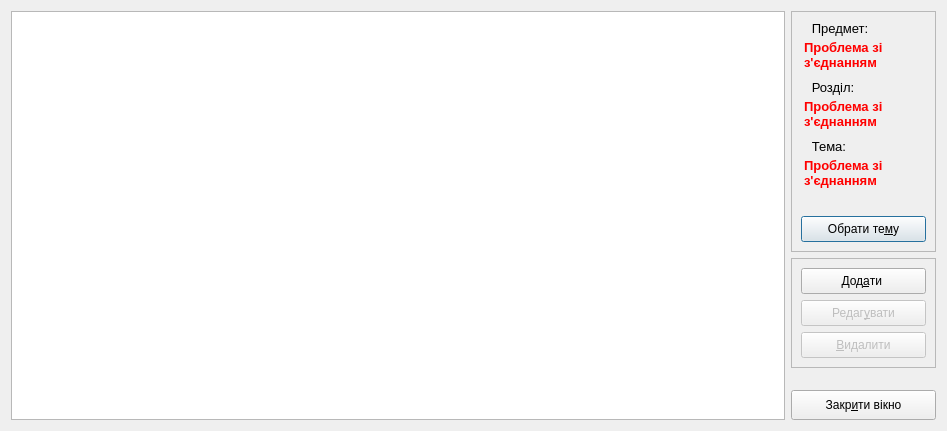
<?xml version="1.0" encoding="UTF-8"?>
<ui version="4.0">
 <class>Questions</class>
 <widget class="QDialog" name="Questions">
  <property name="geometry">
   <rect>
    <x>0</x>
    <y>0</y>
    <width>947</width>
    <height>431</height>
   </rect>
  </property>
  <property name="minimumSize">
   <size>
    <width>850</width>
    <height>0</height>
   </size>
  </property>
  <property name="windowTitle">
   <string>Перелік питань</string>
  </property>
  <layout class="QGridLayout" name="gridLayout_3">
   <item row="0" column="0">
    <widget class="QTableWidget" name="tableWidget">
     <property name="cursor" stdset="0">
      <cursorShape>PointingHandCursor</cursorShape>
     </property>
     <property name="frameShape">
      <enum>QFrame::StyledPanel</enum>
     </property>
     <property name="lineWidth">
      <number>1</number>
     </property>
     <property name="editTriggers">
      <set>QAbstractItemView::NoEditTriggers</set>
     </property>
     <property name="alternatingRowColors">
      <bool>true</bool>
     </property>
     <property name="selectionMode">
      <enum>QAbstractItemView::ExtendedSelection</enum>
     </property>
     <property name="selectionBehavior">
      <enum>QAbstractItemView::SelectRows</enum>
     </property>
     <property name="showGrid">
      <bool>true</bool>
     </property>
     <property name="gridStyle">
      <enum>Qt::SolidLine</enum>
     </property>
     <property name="rowCount">
      <number>0</number>
     </property>
     <property name="columnCount">
      <number>0</number>
     </property>
     <attribute name="horizontalHeaderCascadingSectionResizes">
      <bool>true</bool>
     </attribute>
     <attribute name="horizontalHeaderHighlightSections">
      <bool>true</bool>
     </attribute>
     <attribute name="horizontalHeaderMinimumSectionSize">
      <number>40</number>
     </attribute>
     <attribute name="horizontalHeaderShowSortIndicator" stdset="0">
      <bool>false</bool>
     </attribute>
     <attribute name="horizontalHeaderStretchLastSection">
      <bool>false</bool>
     </attribute>
     <attribute name="verticalHeaderCascadingSectionResizes">
      <bool>true</bool>
     </attribute>
     <attribute name="verticalHeaderHighlightSections">
      <bool>true</bool>
     </attribute>
    </widget>
   </item>
   <item row="0" column="1">
    <layout class="QVBoxLayout" name="verticalLayout" stretch="1,0,0,0">
     <item>
      <widget class="QFrame" name="frame">
       <property name="sizePolicy">
        <sizepolicy hsizetype="Fixed" vsizetype="Fixed">
         <horstretch>0</horstretch>
         <verstretch>0</verstretch>
        </sizepolicy>
       </property>
       <property name="frameShape">
        <enum>QFrame::StyledPanel</enum>
       </property>
       <property name="frameShadow">
        <enum>QFrame::Sunken</enum>
       </property>
       <property name="lineWidth">
        <number>3</number>
       </property>
       <layout class="QGridLayout" name="gridLayout">
        <property name="topMargin">
         <number>9</number>
        </property>
        <property name="verticalSpacing">
         <number>4</number>
        </property>
        <item row="5" column="0">
         <widget class="QLabel" name="lblTheme">
          <property name="sizePolicy">
           <sizepolicy hsizetype="Fixed" vsizetype="Fixed">
            <horstretch>0</horstretch>
            <verstretch>0</verstretch>
           </sizepolicy>
          </property>
          <property name="minimumSize">
           <size>
            <width>125</width>
            <height>0</height>
           </size>
          </property>
          <property name="maximumSize">
           <size>
            <width>110</width>
            <height>16777215</height>
           </size>
          </property>
          <property name="font">
           <font>
            <pointsize>10</pointsize>
            <weight>75</weight>
            <bold>true</bold>
           </font>
          </property>
          <property name="styleSheet">
           <string notr="true">margin-bottom: 6; color: red;</string>
          </property>
          <property name="text">
           <string>Проблема зі з'єднанням</string>
          </property>
          <property name="wordWrap">
           <bool>true</bool>
          </property>
          <property name="textInteractionFlags">
           <set>Qt::TextEditable</set>
          </property>
         </widget>
        </item>
        <item row="4" column="0">
         <widget class="QLabel" name="label_6">
          <property name="sizePolicy">
           <sizepolicy hsizetype="Fixed" vsizetype="Fixed">
            <horstretch>0</horstretch>
            <verstretch>0</verstretch>
           </sizepolicy>
          </property>
          <property name="minimumSize">
           <size>
            <width>110</width>
            <height>0</height>
           </size>
          </property>
          <property name="maximumSize">
           <size>
            <width>110</width>
            <height>16777215</height>
           </size>
          </property>
          <property name="font">
           <font>
            <pointsize>10</pointsize>
           </font>
          </property>
          <property name="text">
           <string>   Тема:</string>
          </property>
          <property name="alignment">
           <set>Qt::AlignJustify|Qt::AlignVCenter</set>
          </property>
         </widget>
        </item>
        <item row="3" column="0">
         <widget class="QLabel" name="lblSection">
          <property name="sizePolicy">
           <sizepolicy hsizetype="Fixed" vsizetype="Fixed">
            <horstretch>0</horstretch>
            <verstretch>0</verstretch>
           </sizepolicy>
          </property>
          <property name="minimumSize">
           <size>
            <width>125</width>
            <height>0</height>
           </size>
          </property>
          <property name="maximumSize">
           <size>
            <width>110</width>
            <height>16777215</height>
           </size>
          </property>
          <property name="font">
           <font>
            <pointsize>10</pointsize>
            <weight>75</weight>
            <bold>true</bold>
           </font>
          </property>
          <property name="styleSheet">
           <string notr="true">margin-bottom: 6; color: red;</string>
          </property>
          <property name="text">
           <string>Проблема зі з'єднанням</string>
          </property>
          <property name="wordWrap">
           <bool>true</bool>
          </property>
         </widget>
        </item>
        <item row="2" column="0">
         <widget class="QLabel" name="label_3">
          <property name="sizePolicy">
           <sizepolicy hsizetype="Fixed" vsizetype="Fixed">
            <horstretch>0</horstretch>
            <verstretch>0</verstretch>
           </sizepolicy>
          </property>
          <property name="minimumSize">
           <size>
            <width>110</width>
            <height>0</height>
           </size>
          </property>
          <property name="maximumSize">
           <size>
            <width>110</width>
            <height>16777215</height>
           </size>
          </property>
          <property name="font">
           <font>
            <pointsize>10</pointsize>
           </font>
          </property>
          <property name="text">
           <string>   Розділ:</string>
          </property>
          <property name="alignment">
           <set>Qt::AlignJustify|Qt::AlignVCenter</set>
          </property>
         </widget>
        </item>
        <item row="1" column="0">
         <widget class="QLabel" name="lblSubject">
          <property name="sizePolicy">
           <sizepolicy hsizetype="Fixed" vsizetype="Fixed">
            <horstretch>0</horstretch>
            <verstretch>0</verstretch>
           </sizepolicy>
          </property>
          <property name="minimumSize">
           <size>
            <width>125</width>
            <height>0</height>
           </size>
          </property>
          <property name="maximumSize">
           <size>
            <width>110</width>
            <height>16777215</height>
           </size>
          </property>
          <property name="font">
           <font>
            <pointsize>10</pointsize>
            <weight>75</weight>
            <bold>true</bold>
           </font>
          </property>
          <property name="styleSheet">
           <string notr="true">margin-bottom: 6; color: red;</string>
          </property>
          <property name="text">
           <string>Проблема зі з'єднанням</string>
          </property>
          <property name="wordWrap">
           <bool>true</bool>
          </property>
         </widget>
        </item>
        <item row="0" column="0">
         <widget class="QLabel" name="label">
          <property name="sizePolicy">
           <sizepolicy hsizetype="Fixed" vsizetype="Fixed">
            <horstretch>0</horstretch>
            <verstretch>0</verstretch>
           </sizepolicy>
          </property>
          <property name="minimumSize">
           <size>
            <width>110</width>
            <height>0</height>
           </size>
          </property>
          <property name="maximumSize">
           <size>
            <width>110</width>
            <height>16777215</height>
           </size>
          </property>
          <property name="font">
           <font>
            <pointsize>10</pointsize>
           </font>
          </property>
          <property name="styleSheet">
           <string notr="true"/>
          </property>
          <property name="text">
           <string>   Предмет:</string>
          </property>
          <property name="alignment">
           <set>Qt::AlignJustify|Qt::AlignVCenter</set>
          </property>
         </widget>
        </item>
        <item row="7" column="0">
         <widget class="QPushButton" name="themeButton">
          <property name="sizePolicy">
           <sizepolicy hsizetype="Minimum" vsizetype="Fixed">
            <horstretch>0</horstretch>
            <verstretch>0</verstretch>
           </sizepolicy>
          </property>
          <property name="minimumSize">
           <size>
            <width>125</width>
            <height>26</height>
           </size>
          </property>
          <property name="text">
           <string>Обрати те&amp;му</string>
          </property>
         </widget>
        </item>
        <item row="6" column="0">
         <widget class="QLabel" name="label_2">
          <property name="styleSheet">
           <string notr="true"/>
          </property>
          <property name="text">
           <string/>
          </property>
         </widget>
        </item>
       </layout>
      </widget>
     </item>
     <item>
      <widget class="QFrame" name="frame_2">
       <property name="frameShape">
        <enum>QFrame::StyledPanel</enum>
       </property>
       <property name="frameShadow">
        <enum>QFrame::Sunken</enum>
       </property>
       <property name="lineWidth">
        <number>3</number>
       </property>
       <layout class="QGridLayout" name="gridLayout_2">
        <item row="0" column="0">
         <widget class="QPushButton" name="addButton">
          <property name="minimumSize">
           <size>
            <width>125</width>
            <height>26</height>
           </size>
          </property>
          <property name="text">
           <string>Дод&amp;ати </string>
          </property>
         </widget>
        </item>
        <item row="1" column="0">
         <widget class="QPushButton" name="editButton">
          <property name="enabled">
           <bool>false</bool>
          </property>
          <property name="minimumSize">
           <size>
            <width>125</width>
            <height>26</height>
           </size>
          </property>
          <property name="text">
           <string>Редаг&amp;увати</string>
          </property>
         </widget>
        </item>
        <item row="2" column="0">
         <widget class="QPushButton" name="deleteButton">
          <property name="enabled">
           <bool>false</bool>
          </property>
          <property name="minimumSize">
           <size>
            <width>125</width>
            <height>26</height>
           </size>
          </property>
          <property name="text">
           <string>&amp;Видалити</string>
          </property>
         </widget>
        </item>
       </layout>
      </widget>
     </item>
     <item>
      <spacer name="verticalSpacer">
       <property name="orientation">
        <enum>Qt::Vertical</enum>
       </property>
       <property name="sizeHint" stdset="0">
        <size>
         <width>20</width>
         <height>40</height>
        </size>
       </property>
      </spacer>
     </item>
     <item>
      <widget class="QPushButton" name="pushButton">
       <property name="minimumSize">
        <size>
         <width>0</width>
         <height>30</height>
        </size>
       </property>
       <property name="text">
        <string>Закр&amp;ити вікно</string>
       </property>
      </widget>
     </item>
    </layout>
   </item>
  </layout>
 </widget>
 <resources/>
 <connections>
  <connection>
   <sender>pushButton</sender>
   <signal>clicked()</signal>
   <receiver>Questions</receiver>
   <slot>reject()</slot>
   <hints>
    <hint type="sourcelabel">
     <x>800</x>
     <y>405</y>
    </hint>
    <hint type="destinationlabel">
     <x>849</x>
     <y>418</y>
    </hint>
   </hints>
  </connection>
 </connections>
</ui>
